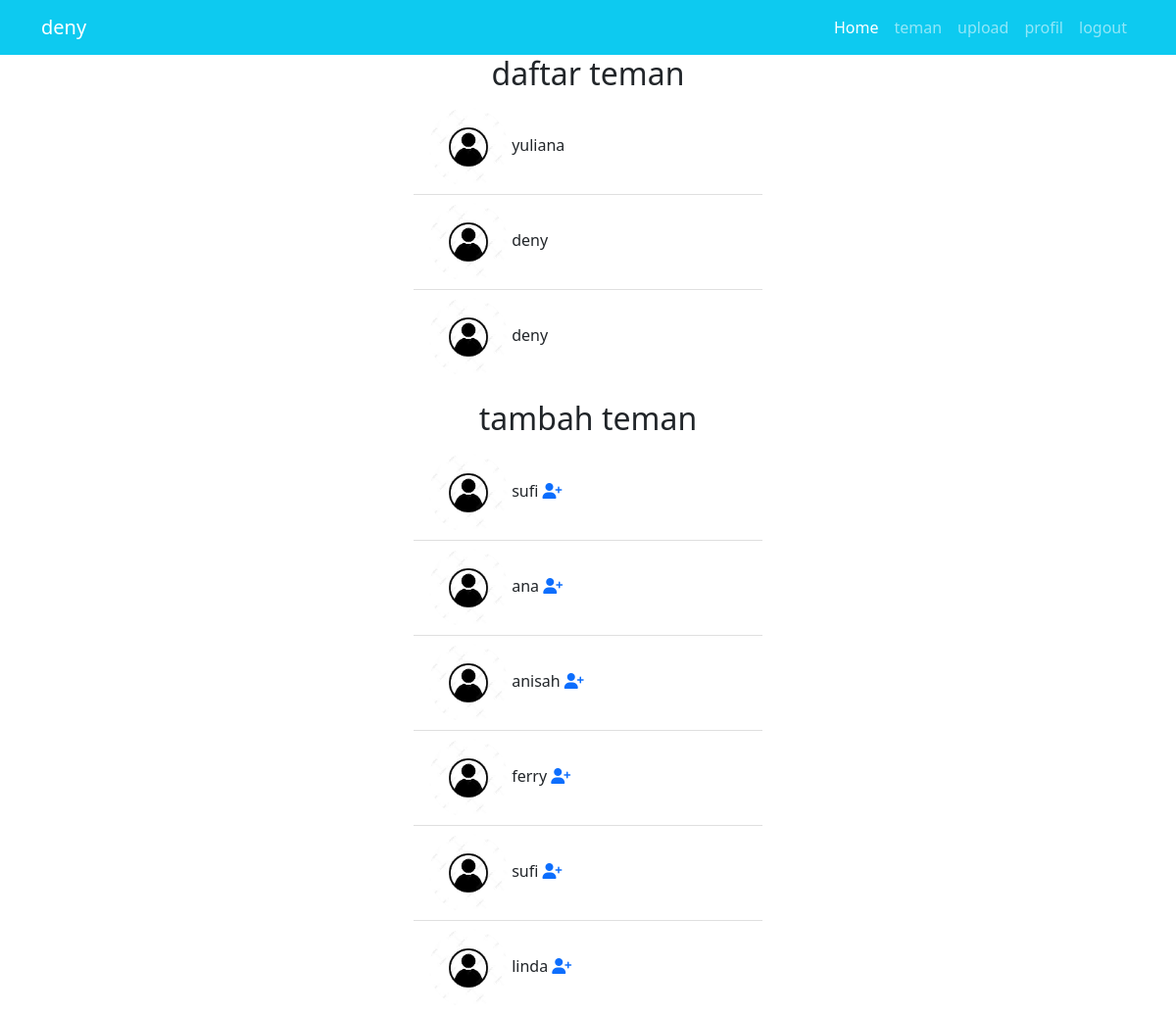
/teman.php (signed in), run on the app's committed database.
### tables this page shows
CREATE TABLE `users` (
  `id` int(11) NOT NULL,
  `nama` varchar(64) DEFAULT NULL,
  `tgl` varchar(15) DEFAULT NULL,
  `foto` varchar(64) DEFAULT NULL,
  `username` varchar(64) DEFAULT NULL,
  `pwd` varchar(64) DEFAULT NULL
);

### teman.php (the view, shortened to what this page needs)
<?php
    $dbc = new PDO ('mysql:host=localhost;dbname=instaapp','root','');
    $query = $dbc->prepare("SELECT * FROM users WHERE :id = users.id");
			$query->bindValue(':id', $_SESSION['id']);
			$query->execute();
 ?>
<!doctype html>
<html lang="en">
  <head>
    <link href="https://cdn.jsdelivr.net/npm/bootstrap@5.0.0-beta3/dist/css/bootstrap.min.css" rel="stylesheet">
  </head>
  <body>
    <?php foreach ($query as $row ) { ?>
     <nav class="navbar navbar-expand-lg navbar-dark bg-info">
      <div class="container">
        <a class="navbar-brand" href="#"><?= $row["nama"]; ?></a>
        <div class="collapse navbar-collapse" id="navbarNav">
          <ul class="navbar-nav ms-auto">
            <li class="nav-item">
              <a class="nav-link active" aria-current="page" href="index.php">Home</a>
            </li>
            <li class="nav-item">
              <a class="nav-link" href="teman.php">teman</a>
            </li>
            <li class="nav-item">
              <a class="nav-link" href="upload.php">upload</a>
            </li>
            <li class="nav-item">
              <a class="nav-link" href="profil.php">profil</a>
            </li>
            <li class="nav-item">
              <a class="nav-link" href="logout.php">logout</a>
            </li>
          </ul>
        </div>
      </div>
    </nav>
   <?php } ?>
   <section>
        <div class="container">
            <div class="raw text-center">
                <div class="col">
                    <h2>daftar teman</h2>
                </div>
            </div>
            <div class="row justify-content-center">
                <div class="col-md-4">
                    <ul class="list-group list-group-flush">
                        <?php
                              $dbc = new PDO ('mysql:host=localhost;dbname=instaapp','root','');
                              $flw = $dbc->prepare("SELECT users.nama,users.foto FROM teman, users WHERE teman.id_teman = users.id AND teman.status='mengikuti' and teman.id=:id");
			                  $flw->bindValue(':id', $_SESSION['id']);
			                  $flw->execute();
                              foreach ($flw as $flws) {
                        ?>
                         <li class="list-group-item">
                            <img src="gambar/<?= $flws['foto']; ?>" alt="amik" width="80" class="rounded-circle" />
                            <?= $flws['nama']; ?>
                         </li>
                         <?php } ?>
                    </ul>
                </div>
            </div>
            <div class="raw text-center">
                <div class="col">
                    <h2>tambah teman</h2>
                </div>
            </div>
            <div class="row justify-content-center">
                <?php
                    $dbc = new PDO ('mysql:host=localhost;dbname=instaapp','root','');
                    $teman = $dbc->prepare("SELECT nama,foto,id from users WHERE id!=:id AND id NOT IN (SELECT id_teman from teman where id=:id);");
			              $teman->bindValue(':id', $_SESSION['id']);
			              $teman->execute();
                ?>
                <div class="col-md-4">
                    <ul class="list-group list-group-flush">
                        <?php foreach ($teman as $tmn) {   ?>
                        <li class="list-group-item">
                        <img src="gambar/<?= $tmn['foto']; ?>" alt="amik" width="80" class="rounded-circle" />
                        <?= $tmn['nama']; ?>
                        <a href="tambah.php?id=<?= $tmn['id']; ?>" name="tambah"><i class="fas fa-user-plus"></i></a>
                        </li>
                        <?php } ?>
                    </ul>
                </div>
            </div>
        </div>
   </section>
  </body>
</html>

### data on the page
users: nama "deny", foto (placeholder picture)
users: foto (placeholder picture), nama "yuliana"
users: foto (placeholder picture), nama "sufi"
users: foto (placeholder picture), nama "ana"
users: foto (placeholder picture), nama "anisah"
users: foto (placeholder picture), nama "ferry"
users: foto (placeholder picture), nama "sufi"
users: foto (placeholder picture), nama "linda"
